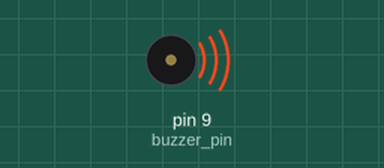
The sketch below on a simulated Arduino Uno, built with avr-gcc and run on an emulated ATmega328P. Shown: buzzer (waves = sounding, pin HIGH).

Above: at 0.05 s.
Timing chart, 0 to 3.0 s (numbered marks = the images above):
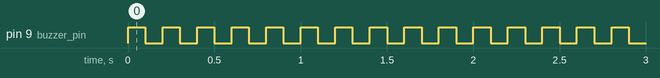

The sketch:

app.ino
```cpp
const int buzzer_pin = 9;

void setup()
{
    pinMode(buzzer_pin, OUTPUT);
}
void loop()
{
    digitalWrite(buzzer_pin, HIGH);
    delay(100);
    digitalWrite(buzzer_pin, LOW);
    delay(100);
}
```

Measured:
- by itself, pin 9 (buzzer_pin): alternates HIGH for 0.10 s and LOW for 0.10 s
